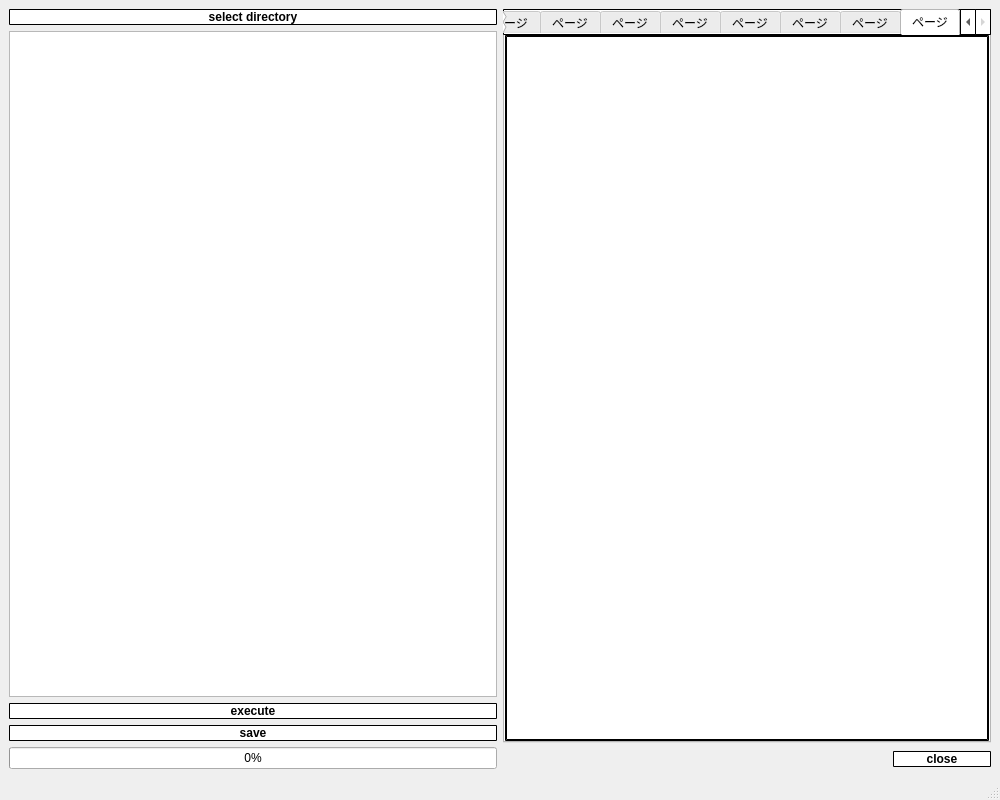
<?xml version="1.0" encoding="UTF-8"?>
<ui version="4.0">
 <class>MainWindow_for_ImageAnalysis</class>
 <widget class="QMainWindow" name="MainWindow_for_ImageAnalysis">
  <property name="geometry">
   <rect>
    <x>0</x>
    <y>0</y>
    <width>1000</width>
    <height>800</height>
   </rect>
  </property>
  <property name="windowTitle">
   <string>MainWindow</string>
  </property>
  <widget class="QWidget" name="centralwidget">
   <layout class="QGridLayout" name="gridLayout">
    <item row="0" column="0">
     <layout class="QHBoxLayout" name="horizontalLayout_2">
      <item>
       <layout class="QVBoxLayout" name="verticalLayout_2">
        <item>
         <widget class="QPushButton" name="pushButton_for_selectDirectory">
          <property name="sizePolicy">
           <sizepolicy hsizetype="Preferred" vsizetype="Fixed">
            <horstretch>0</horstretch>
            <verstretch>0</verstretch>
           </sizepolicy>
          </property>
          <property name="styleSheet">
           <string notr="true">QPushButton {
	font: 11pt &quot;Segoe UI&quot;;
	font-weight: bold;
	color: rgb(0, 0, 0);
	background-color: rgb(255, 255, 255);
	border: 1px solid rgb(0, 0, 0);
	border-radius: 1px;
}

QPushButton:hover {
	font: 75 11pt &quot;Segoe UI&quot;;
	font-weight: bold;
	color: rgb(85, 170, 255);
	background-color: rgb(255, 255, 255);
	border: 2px solid rgb(85, 170, 255);
}</string>
          </property>
          <property name="text">
           <string>select directory</string>
          </property>
         </widget>
        </item>
        <item>
         <widget class="QTreeView" name="treeView_for_selectDirectoly">
          <property name="sizePolicy">
           <sizepolicy hsizetype="MinimumExpanding" vsizetype="Expanding">
            <horstretch>0</horstretch>
            <verstretch>0</verstretch>
           </sizepolicy>
          </property>
          <property name="textElideMode">
           <enum>Qt::ElideLeft</enum>
          </property>
         </widget>
        </item>
        <item>
         <widget class="QPushButton" name="pushButton_for_executeAnalysis">
          <property name="sizePolicy">
           <sizepolicy hsizetype="Preferred" vsizetype="Fixed">
            <horstretch>0</horstretch>
            <verstretch>0</verstretch>
           </sizepolicy>
          </property>
          <property name="styleSheet">
           <string notr="true">QPushButton {
	font: 11pt &quot;Segoe UI&quot;;
	font-weight: bold;
	color: rgb(0, 0, 0);
	background-color: rgb(255, 255, 255);
	border: 1px solid rgb(0, 0, 0);
	border-radius: 1px;
}

QPushButton:hover {
	font: 75 11pt &quot;Segoe UI&quot;;
	font-weight: bold;
	color: rgb(85, 170, 255);
	background-color: rgb(255, 255, 255);
	border: 2px solid rgb(85, 170, 255);
}</string>
          </property>
          <property name="text">
           <string>execute</string>
          </property>
         </widget>
        </item>
        <item>
         <widget class="QPushButton" name="pushButton_for_saveResults">
          <property name="sizePolicy">
           <sizepolicy hsizetype="Preferred" vsizetype="Fixed">
            <horstretch>0</horstretch>
            <verstretch>0</verstretch>
           </sizepolicy>
          </property>
          <property name="styleSheet">
           <string notr="true">QPushButton {
	font: 11pt &quot;Segoe UI&quot;;
	font-weight: bold;
	color: rgb(0, 0, 0);
	background-color: rgb(255, 255, 255);
	border: 1px solid rgb(0, 0, 0);
	border-radius: 1px;
}

QPushButton:hover {
	font: 75 11pt &quot;Segoe UI&quot;;
	font-weight: bold;
	color: rgb(85, 170, 255);
	background-color: rgb(255, 255, 255);
	border: 2px solid rgb(85, 170, 255);
}</string>
          </property>
          <property name="text">
           <string>save</string>
          </property>
         </widget>
        </item>
        <item>
         <widget class="QProgressBar" name="progressBar">
          <property name="sizePolicy">
           <sizepolicy hsizetype="Preferred" vsizetype="Fixed">
            <horstretch>0</horstretch>
            <verstretch>0</verstretch>
           </sizepolicy>
          </property>
          <property name="layoutDirection">
           <enum>Qt::LeftToRight</enum>
          </property>
          <property name="value">
           <number>0</number>
          </property>
          <property name="textDirection">
           <enum>QProgressBar::TopToBottom</enum>
          </property>
         </widget>
        </item>
       </layout>
      </item>
      <item>
       <layout class="QVBoxLayout" name="verticalLayout">
        <item>
         <widget class="QTabWidget" name="tabWidget_for_viewDiagram">
          <property name="styleSheet">
           <string notr="true">	background-color: rgb(255, 255, 255);
	border: 0.5px solid rgb(0, 0, 0);
	border-radius: 1px;
</string>
          </property>
          <property name="currentIndex">
           <number>11</number>
          </property>
          <widget class="QWidget" name="tab">
           <attribute name="title">
            <string>Tab 1</string>
           </attribute>
          </widget>
          <widget class="QWidget" name="tab_2">
           <attribute name="title">
            <string>Tab 2</string>
           </attribute>
          </widget>
          <widget class="QWidget" name="tab_3">
           <attribute name="title">
            <string>ページ</string>
           </attribute>
          </widget>
          <widget class="QWidget" name="tab_4">
           <attribute name="title">
            <string>ページ</string>
           </attribute>
          </widget>
          <widget class="QWidget" name="tab_5">
           <attribute name="title">
            <string>ページ</string>
           </attribute>
          </widget>
          <widget class="QWidget" name="tab_6">
           <attribute name="title">
            <string>ページ</string>
           </attribute>
          </widget>
          <widget class="QWidget" name="tab_7">
           <attribute name="title">
            <string>ページ</string>
           </attribute>
          </widget>
          <widget class="QWidget" name="tab_8">
           <attribute name="title">
            <string>ページ</string>
           </attribute>
          </widget>
          <widget class="QWidget" name="tab_9">
           <attribute name="title">
            <string>ページ</string>
           </attribute>
          </widget>
          <widget class="QWidget" name="tab_10">
           <attribute name="title">
            <string>ページ</string>
           </attribute>
          </widget>
          <widget class="QWidget" name="tab_11">
           <attribute name="title">
            <string>ページ</string>
           </attribute>
          </widget>
          <widget class="QWidget" name="tab_12">
           <attribute name="title">
            <string>ページ</string>
           </attribute>
          </widget>
         </widget>
        </item>
        <item>
         <layout class="QHBoxLayout" name="horizontalLayout">
          <item>
           <spacer name="horizontalSpacer_2">
            <property name="orientation">
             <enum>Qt::Horizontal</enum>
            </property>
            <property name="sizeHint" stdset="0">
             <size>
              <width>40</width>
              <height>20</height>
             </size>
            </property>
           </spacer>
          </item>
          <item>
           <spacer name="horizontalSpacer_3">
            <property name="orientation">
             <enum>Qt::Horizontal</enum>
            </property>
            <property name="sizeHint" stdset="0">
             <size>
              <width>40</width>
              <height>20</height>
             </size>
            </property>
           </spacer>
          </item>
          <item>
           <spacer name="horizontalSpacer_4">
            <property name="orientation">
             <enum>Qt::Horizontal</enum>
            </property>
            <property name="sizeHint" stdset="0">
             <size>
              <width>40</width>
              <height>20</height>
             </size>
            </property>
           </spacer>
          </item>
          <item>
           <spacer name="horizontalSpacer">
            <property name="orientation">
             <enum>Qt::Horizontal</enum>
            </property>
            <property name="sizeHint" stdset="0">
             <size>
              <width>40</width>
              <height>20</height>
             </size>
            </property>
           </spacer>
          </item>
          <item>
           <widget class="QPushButton" name="pushButton_for_closeWindow">
            <property name="sizePolicy">
             <sizepolicy hsizetype="MinimumExpanding" vsizetype="Fixed">
              <horstretch>0</horstretch>
              <verstretch>0</verstretch>
             </sizepolicy>
            </property>
            <property name="styleSheet">
             <string notr="true">QPushButton {
	font: 11pt &quot;Segoe UI&quot;;
	font-weight: bold;
	color: rgb(0, 0, 0);
	background-color: rgb(255, 255, 255);
	border: 1px solid rgb(0, 0, 0);
	border-radius: 1px;
}

QPushButton:hover {
	font: 75 11pt &quot;Segoe UI&quot;;
	font-weight: bold;
	color: rgb(85, 170, 255);
	background-color: rgb(255, 255, 255);
	border: 2px solid rgb(85, 170, 255);
}</string>
            </property>
            <property name="text">
             <string>close</string>
            </property>
            <property name="flat">
             <bool>false</bool>
            </property>
           </widget>
          </item>
         </layout>
        </item>
       </layout>
      </item>
     </layout>
    </item>
   </layout>
  </widget>
  <widget class="QMenuBar" name="menubar">
   <property name="geometry">
    <rect>
     <x>0</x>
     <y>0</y>
     <width>1000</width>
     <height>22</height>
    </rect>
   </property>
  </widget>
  <widget class="QStatusBar" name="statusbar"/>
 </widget>
 <resources/>
 <connections>
  <connection>
   <sender>pushButton_for_selectDirectory</sender>
   <signal>clicked()</signal>
   <receiver>MainWindow_for_ImageAnalysis</receiver>
   <slot>select_directory()</slot>
   <hints>
    <hint type="sourcelabel">
     <x>131</x>
     <y>45</y>
    </hint>
    <hint type="destinationlabel">
     <x>174</x>
     <y>25</y>
    </hint>
   </hints>
  </connection>
  <connection>
   <sender>pushButton_for_executeAnalysis</sender>
   <signal>clicked()</signal>
   <receiver>MainWindow_for_ImageAnalysis</receiver>
   <slot>execute()</slot>
   <hints>
    <hint type="sourcelabel">
     <x>150</x>
     <y>702</y>
    </hint>
    <hint type="destinationlabel">
     <x>185</x>
     <y>686</y>
    </hint>
   </hints>
  </connection>
  <connection>
   <sender>pushButton_for_saveResults</sender>
   <signal>clicked()</signal>
   <receiver>MainWindow_for_ImageAnalysis</receiver>
   <slot>save_results()</slot>
   <hints>
    <hint type="sourcelabel">
     <x>138</x>
     <y>730</y>
    </hint>
    <hint type="destinationlabel">
     <x>208</x>
     <y>718</y>
    </hint>
   </hints>
  </connection>
  <connection>
   <sender>pushButton_for_closeWindow</sender>
   <signal>clicked()</signal>
   <receiver>MainWindow_for_ImageAnalysis</receiver>
   <slot>close()</slot>
   <hints>
    <hint type="sourcelabel">
     <x>875</x>
     <y>753</y>
    </hint>
    <hint type="destinationlabel">
     <x>800</x>
     <y>752</y>
    </hint>
   </hints>
  </connection>
 </connections>
 <slots>
  <slot>select_directory()</slot>
  <slot>execute()</slot>
  <slot>save_results()</slot>
 </slots>
</ui>
